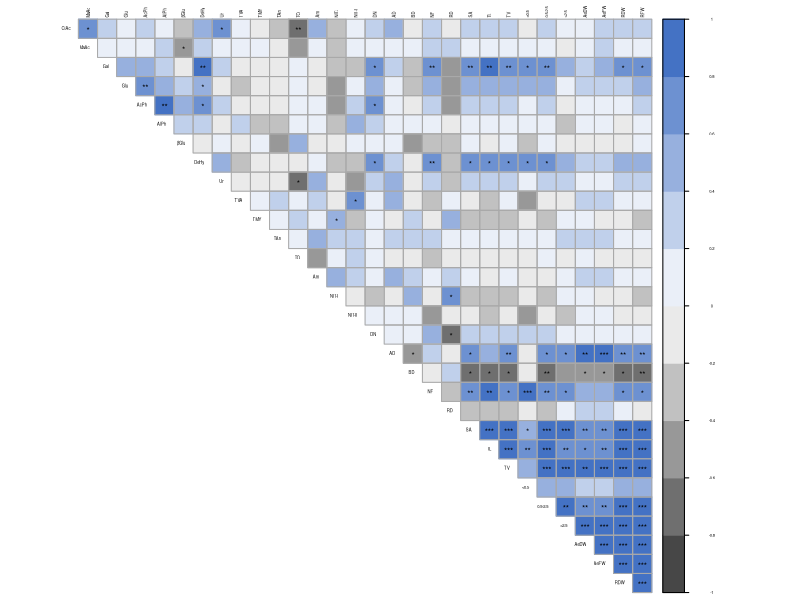
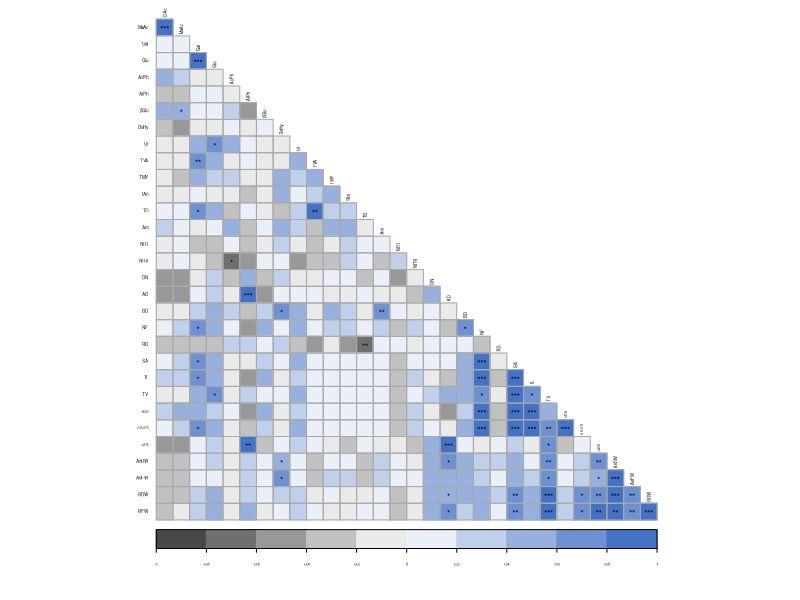
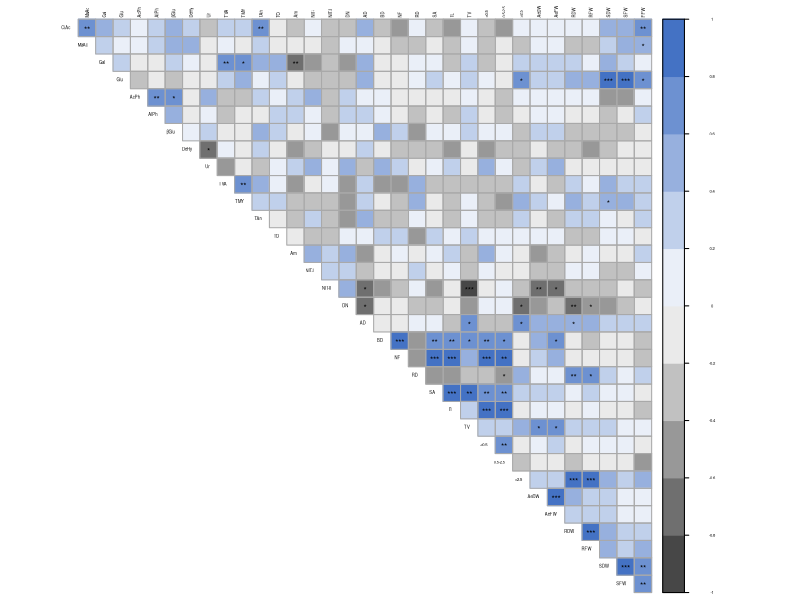
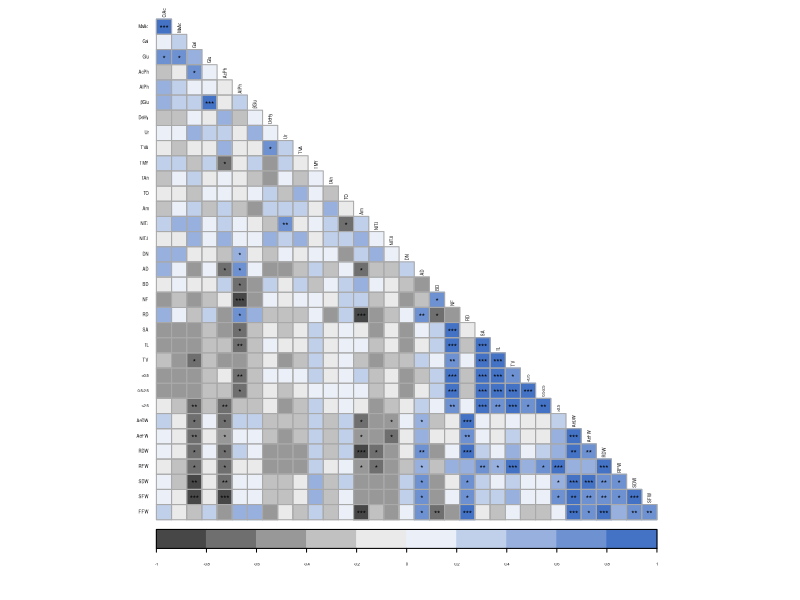

These charts were generated, in order, by the following R code:
# ALGUNAS REFERENCIAS USADAS: https://statsandr.com/blog/correlogram-in-r-how-to-highlight-the-most-correlated-variables-in-a-dataset/ https://cran.r-project.org/web/packages/corrplot/vignettes/corrplot-intro.html https://r-graphics.org/recipe-output-vector-svg https://www.r-bloggers.com/2013/02/exporting-nice-plots-in-r/

library(readr)

T1_CON <- read_csv("T1_CON.csv")
T1_ORG <- read_csv("T1_ORG.csv")
T2_CON <- read_csv("T2_CON.csv")
T2_ORG <- read_csv("T2_ORG.csv")

corrplot2 <- function(data,
                      method = "pearson",
                      sig.level = 0.05,
                      order = "original",
                      diag = FALSE,
                      type = "upper",
                      tl.srt = 90,
                      tl.cex = 1,
                      cl.cex = 1,
                      number.font = 1,
                      number.cex = 0.0,
                      pch.cex = 0.5,
                      insig = "label_sig",
                      mar = c(0, 0, 0, 0)) {
  library(corrplot)
  library(svglite)
  svglite(filename = paste0("Heatmap.svg"), width = 5, height = 5)
  data_incomplete <- data
  data <- data[complete.cases(data), ]
  mat <- cor(data, method = method)
  cor.mtest <- function(mat, method) {
    mat <- as.matrix(mat)
    n <- ncol(mat)
    p.mat <- matrix(NA, n, n)
    diag(p.mat) <- 0
    for (i in 1:(n - 1)) {
      for (j in (i + 1):n) {
        tmp <- cor.test(mat[, i], mat[, j], method = method)
        p.mat[i, j] <- p.mat[j, i] <- tmp$p.value
      }
    }
    colnames(p.mat) <- rownames(p.mat) <- colnames(mat)
    p.mat
  }
  p.mat <- cor.mtest(data, method = method)
  col <- colorRampPalette(c("#474747", "#FFFFFF", "#4472C4"))
  corrplot(mat,
           method = "color", col = col(10), number.font = number.font,
           addgrid.col = "darkgray",
           mar = mar, number.cex = number.cex,
           type = type, order = order, tl.cex = tl.cex, cl.cex = cl.cex, pch.cex = pch.cex,
           addCoef.col = "black", # add correlation coefficient
           tl.col = "black", tl.srt = tl.srt, # rotation of text labels
           p.mat = p.mat, insig = insig, sig.level = c(0.001, 0.01, 0.05), # combine with significance level
           diag = diag # hide correlation coefficients on the diagonal
  )
  dev.off()}

# edit from here
corrplot2(
  data = T1_CON,
  tl.cex = 0.25,
  cl.cex = 0.25, 
  pch.cex = 0.5,
  insig = "label_sig",
  number.cex = 0.001,
  method = "pearson",
  sig.level = 0.05,
  order = "original",
  diag = FALSE,
  type = "upper",
  tl.srt = 90,
)
corrplot2(
  data = T1_ORG,
  tl.cex = 0.25,
  cl.cex = 0.25, 
  pch.cex = 0.5,
  insig = "label_sig",
  number.cex = 0.001,
  method = "pearson",
  sig.level = 0.05,
  order = "original",
  diag = FALSE,
  type = "lower",
  tl.srt = 90,
)
corrplot2(
  data = T2_CON,
  tl.cex = 0.25,
  cl.cex = 0.25, 
  pch.cex = 0.5,
  insig = "label_sig",
  number.cex = 0.001,
  method = "pearson",
  sig.level = 0.05,
  order = "original",
  diag = FALSE,
  type = "upper",
  tl.srt = 90,
)
corrplot2(
  data = T2_ORG,
  tl.cex = 0.25,
  cl.cex = 0.25, 
  pch.cex = 0.5,
  insig = "label_sig",
  number.cex = 0.001,
  method = "pearson",
  sig.level = 0.05,
  order = "original",
  diag = FALSE,
  type = "lower",
  tl.srt = 90,
)
